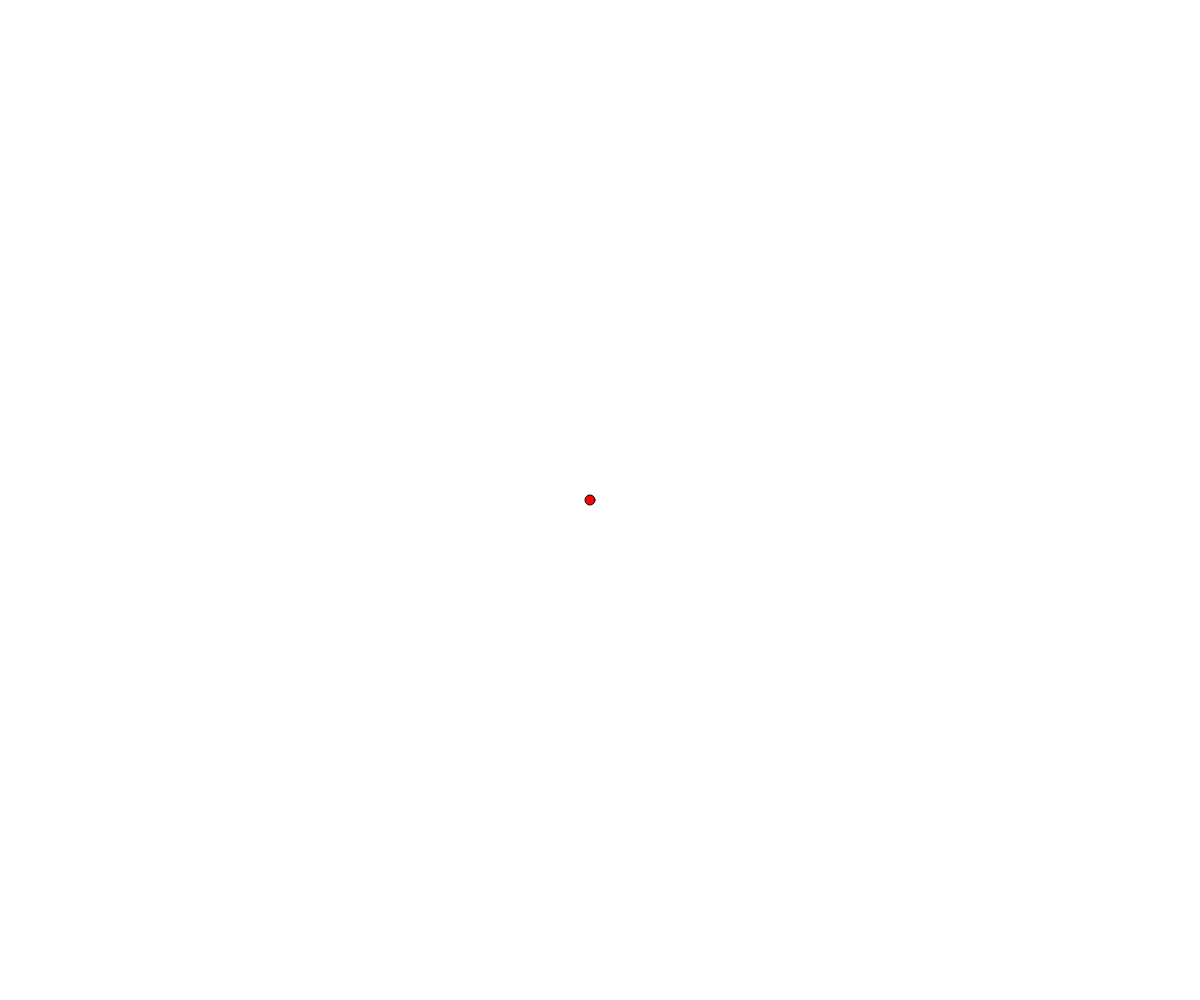
Frame 1 (no input)
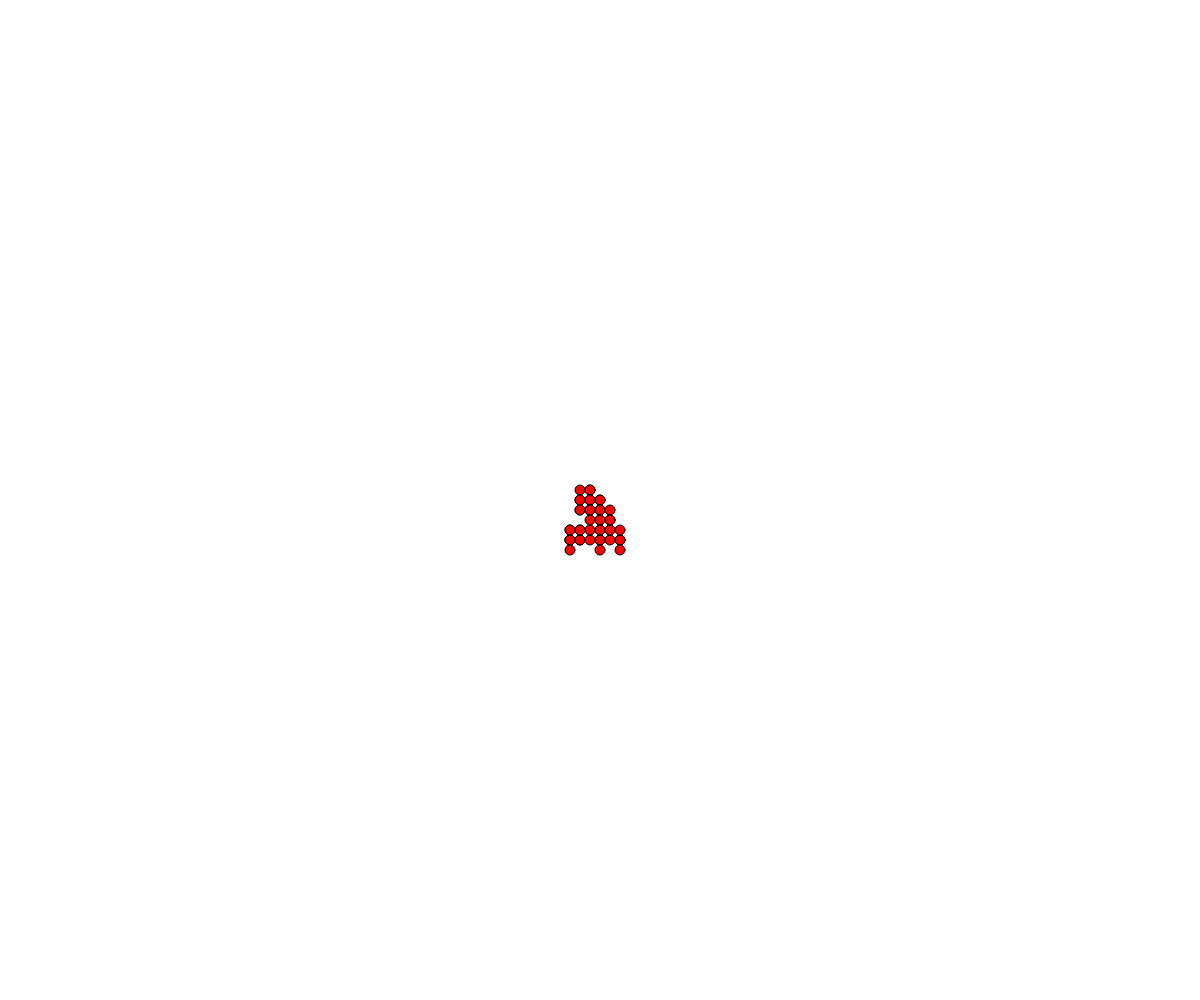
Frame 60 (no input)
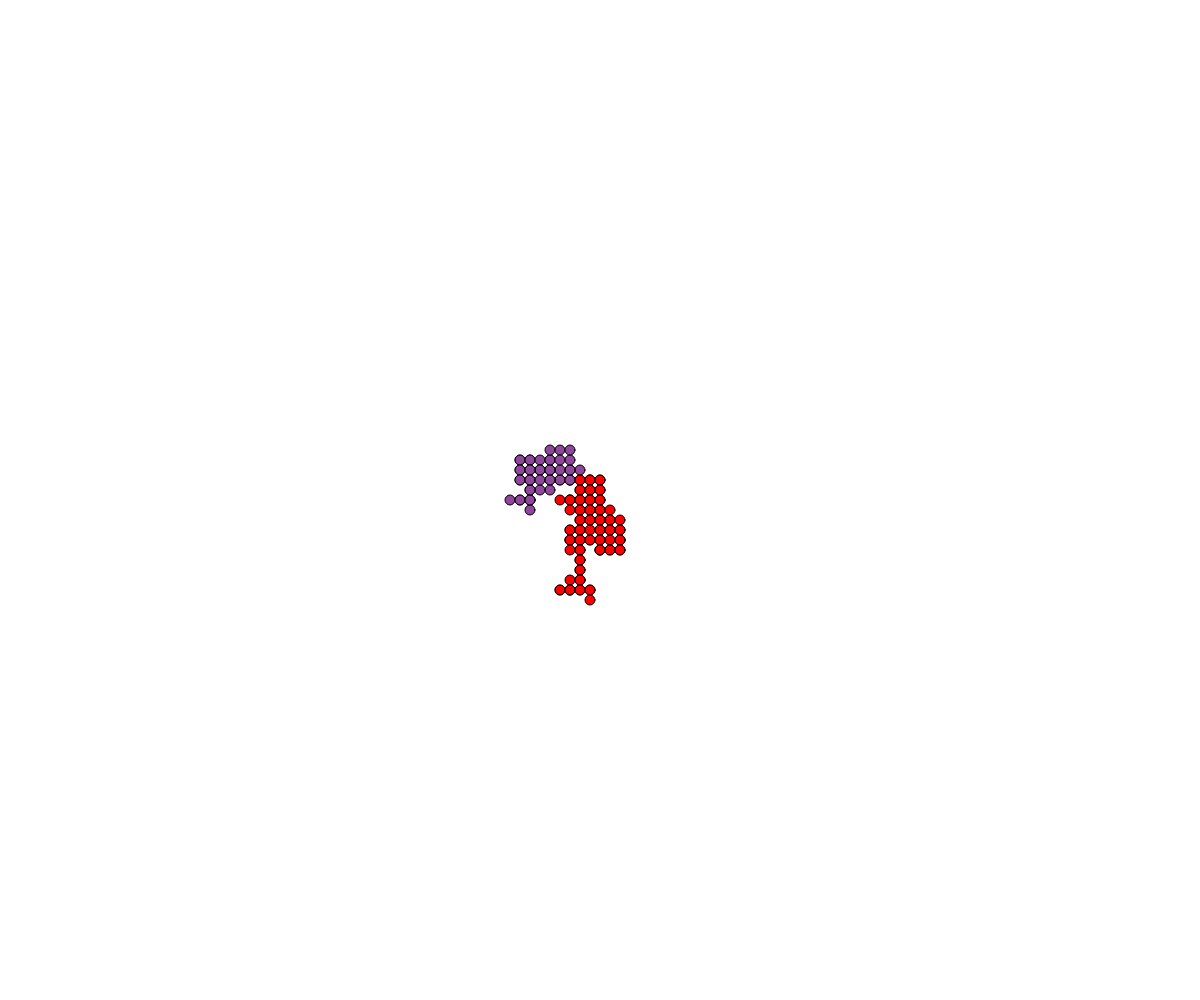
Frame 120 (the mouse pressed at the canvas centre since frame 60)

The p5.js sketch that drew these frames (run headless with seeded random() and noise() and a simulated clock; from frame 60 on, the mouse is pressed at the canvas centre):

// p5.js sketch
// ── sketch.js
// Walker OOP Demo
// Your Name
// Date
//
// Extra for Experts:
// - describe what you did to take this project "above and beyond"

class Walker {
  constructor(x, y, theColor) {
    this.x = x;
    this.y = y;
    this.speed = 10;
    this.radius = 5;
    this.color = theColor;
  }

  display() {
    fill(this.color);
    circle(this.x, this.y, this.radius * 2);
  }
  
  move() {
    let choice = random(100);
    if(choice < 25) {
      //up
      this.y -= this.speed;
    }
    else if(choice < 50) {
      //down
      this.y += this.speed;
    }
    else if (choice < 75) {
      //left
      this.x -= this.speed;
    }
    else{
      //right
      this.x += this.speed;
    }
  }
}

let walkerArray = [];


function setup() {
  createCanvas(windowWidth, windowHeight);
  let winston = new Walker(width/2, height/2, "red");
  walkerArray.push(winston);
}

function draw() {
  for (let theWalker of walkerArray) {
    theWalker.move();
    theWalker.display();
  }
}

function mousePressed() {
  let randomColor = color(random(255), random(255), random(255));
  let someWalker = new Walker (mouseX, mouseY, randomColor);
  walkerArray.push(someWalker);
}
